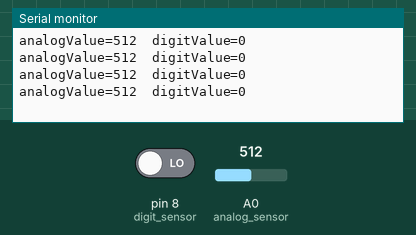
Bench run of a sketch on a simulated Arduino Uno, built with avr-gcc and run on an emulated ATmega328P. Shown: the last lines printed to the serial monitor. The test bench sets the inputs (shaded band); at power-on: A0 (analog_sensor) = 512, pin 8 (digit_sensor) LOW.

Above: at 1.2 s.
1.3 s: A0 (analog_sensor) set to 716
At 1.71 s:
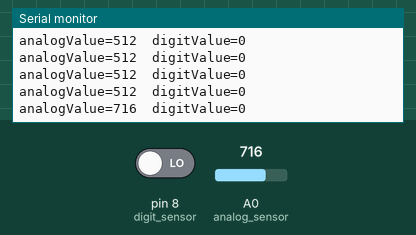
2.8 s: pin 8 (digit_sensor) driven HIGH
At 3.21 s:
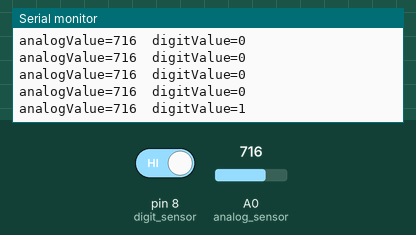
4.3 s: A0 (analog_sensor) set to 900
At 4.41 s:
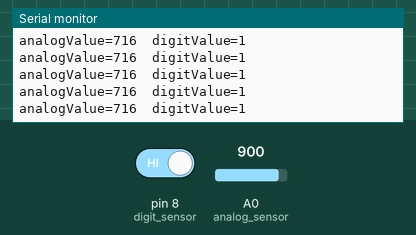
5.8 s: pin 8 (digit_sensor) driven LOW
At 6.22 s:
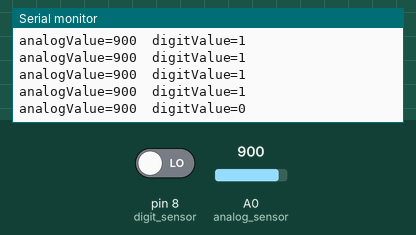
Timing chart, 0 to 8.3 s (numbered marks = the images above; inputs shaded):
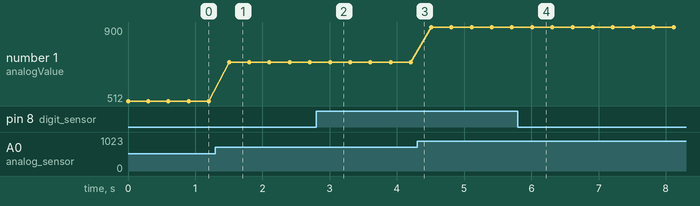

Measured:
- after the input at 1.3 s, the serial monitor: prints a new line after 0.20 s (image 1)
- after the input at 2.8 s, the serial monitor: prints a new line after 0.21 s (image 2)
- after the input at 5.8 s, the serial monitor: prints a new line after 0.21 s (image 4)
- plotted number 1: 512 → 716 after the input at 1.3 s, 716 → 900 after the input at 4.3 s

The sketch:

sample_code_Bigsound.ino
```cpp
/*
 * Author: MIUZEI
 * IDE V1.6.9
 * Email:support@miuzeipro.com
 */
int analog_sensor  = A0; // select the input pin for the potentiometer
int digit_sensor = 8; // select the input pin for the potentiometer
int analogValue ; // value from the analog input pin
int digitValue ;  //  value from the digit input pin
void setup ()
{
pinMode (digit_sensor, INPUT);
Serial.begin (9600);
}
void loop ()
{
  analogValue = analogRead (analog_sensor);
  digitValue=digitalRead(digit_sensor);
  Serial.print("analogValue=");
  Serial.print(analogValue);
  Serial.print('\t');
  Serial.print("digitValue=");
  Serial.println (digitValue);
  delay(300);
}
```
